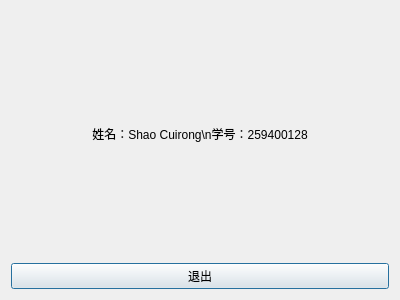
<?xml version="1.0" encoding="UTF-8"?>
<ui version="4.0">
 <class>scr003</class>
 <widget class="QDialog" name="scr003">
  <property name="geometry">
   <rect>
    <x>0</x>
    <y>0</y>
    <width>400</width>
    <height>300</height>
   </rect>
  </property>
  <property name="windowTitle">
   <string>姓名学号信息</string>
  </property>
  <layout class="QVBoxLayout" name="verticalLayout">
   <item>
    <widget class="QLabel" name="label">
     <property name="text">
      <string>姓名：Shao Cuirong\n学号：259400128</string>
     </property>
     <property name="alignment">
      <set>Qt::AlignCenter</set>
     </property>
    </widget>
   </item>
   <item>
    <widget class="QPushButton" name="pushButton_2">
     <property name="text">
      <string>退出</string>
     </property>
    </widget>
   </item>
  </layout>
 </widget>
 <resources/>
 <connections/>
</ui>
